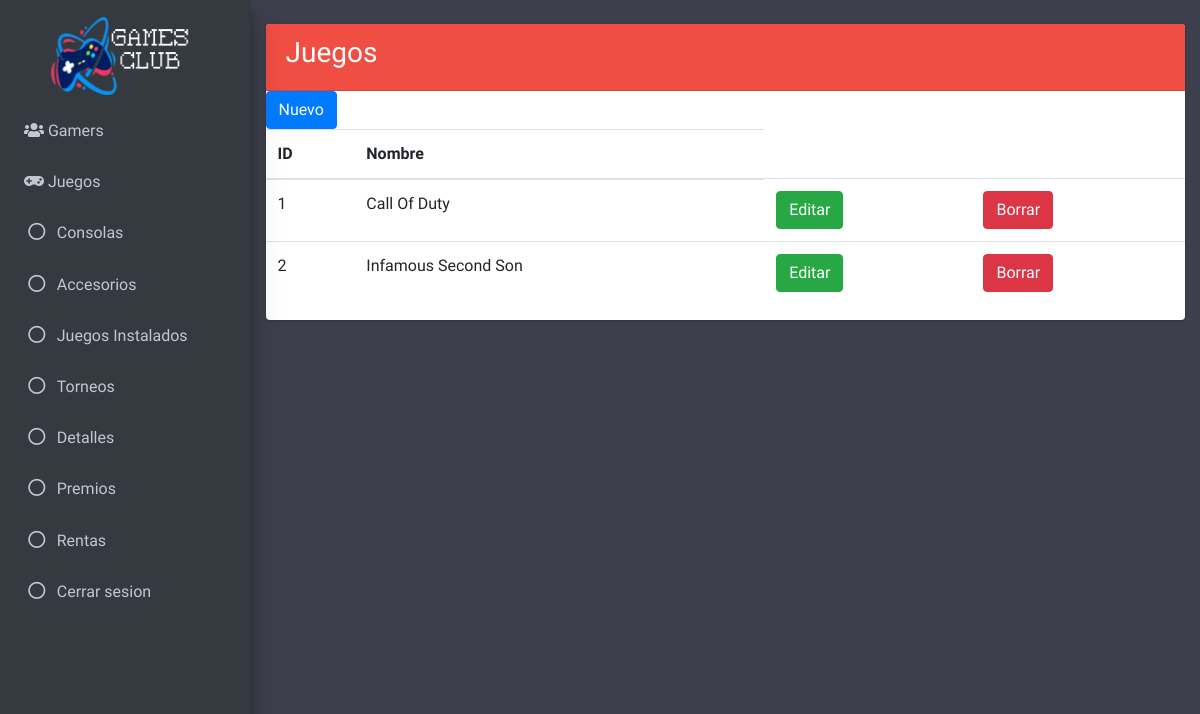
The app's page /vistas/admin_cJuegos.php (signed in), older data.
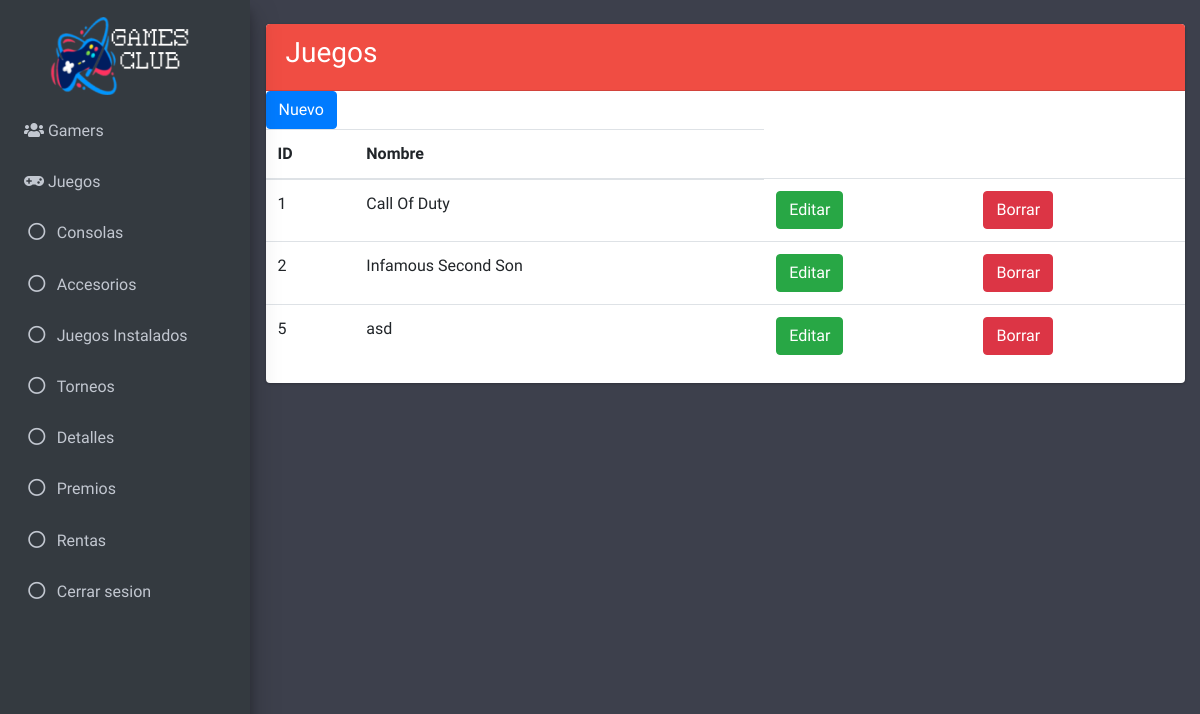
The same page, newer data.
### tables this page shows
CREATE TABLE `juego` (
  `id_juego` int(11) NOT NULL,
  `imagen` longtext NOT NULL,
  `nombre` varchar(45) NOT NULL
);

### modelos/selectTables.php (called while the page is built, shortened)
<?php
  include_once "../controladores/conexion.php";
  $getNormalJuego = $BD -> query("SELECT id_juego, nombre FROM juego");
  $resultadoNormalJuego = $getNormalJuego -> fetchAll(PDO::FETCH_OBJ);
?>

### vistas/admin_cJuegos.php (the view, shortened to what the changed rows need)
<?php
include_once '../modelos/selectTables.php';
?>
<!DOCTYPE html>
<html>
<head>
  <link rel="stylesheet" href="plugins/fontawesome-free/css/all.min.css">
  <link rel="stylesheet" href="https://code.ionicframework.com/ionicons/2.0.1/css/ionicons.min.css">
  <link rel="stylesheet" href="plugins/tempusdominus-bootstrap-4/css/tempusdominus-bootstrap-4.min.css">
  <link rel="stylesheet" href="plugins/icheck-bootstrap/icheck-bootstrap.min.css">
  <link rel="stylesheet" href="plugins/jqvmap/jqvmap.min.css">
  <link rel="stylesheet" href="css/adminlte.min.css">
  <link rel="stylesheet" href="plugins/overlayScrollbars/css/OverlayScrollbars.min.css">
  <link rel="stylesheet" href="plugins/daterangepicker/daterangepicker.css">
  <link rel="stylesheet" href="plugins/summernote/summernote-bs4.css">
</head>
<body class="hold-transition sidebar-mini layout-fixed"  style="background-color: #3D404C">
  <div class="wrapper">
    <div class="content-wrapper"  style="background-color: #3D404C;">
      <br>
      <section class="content">
        <div class="container-fluid">
          <div class="row">
            <div class="col-md-12">
              <div class="card card-primary">
                <form class="" action="editJuego.php" method="post">
                  <div class="crudAdmin" align="center">
                    <table class="table table-hover">
                      <thead>
                        <tr>
                          <th>ID</th>
                          <th>Nombre</th>
                        </tr>
                      </thead>
                      <tbody>
                        <?php foreach ($resultadoNormalJuego as $resultadoNormalJuego){ ?>
                        <?php $identificador = $resultadoNormalJuego -> id_juego ?>
                        <tr>
                        <td><?php echo $resultadoNormalJuego -> id_juego ?></td>
                        <td><?php echo $resultadoNormalJuego -> nombre ?></td>
                        <td>
                        <form action="editJuego.php" method="post">
                        <button class="btn btn-success" type="submit" name="editar"
                        value="<?php echo htmlspecialchars($identificador); ?>">Editar
                        </button>
                        </form>
                        </td>
                        <td>
                        <form method="post" action="../controladores/borrar_Juego.php">
                        <button type="submit" class="btn btn-danger" name="id"
                        value="<?php echo htmlspecialchars($identificador); ?>">Borrar
                        </button>
                        </form>
                        </td>
                        </tr>
                        <?php } ?>
                      </tbody>
                    </table>
                  </div>
                </form>
            </div>
          </div>
        </div>
      </div>
    </section>
  </div>
</body>
</html>

Row changes from the older to the newer data that the page shows:
added juego: id_juego "5", nombre "asd"
